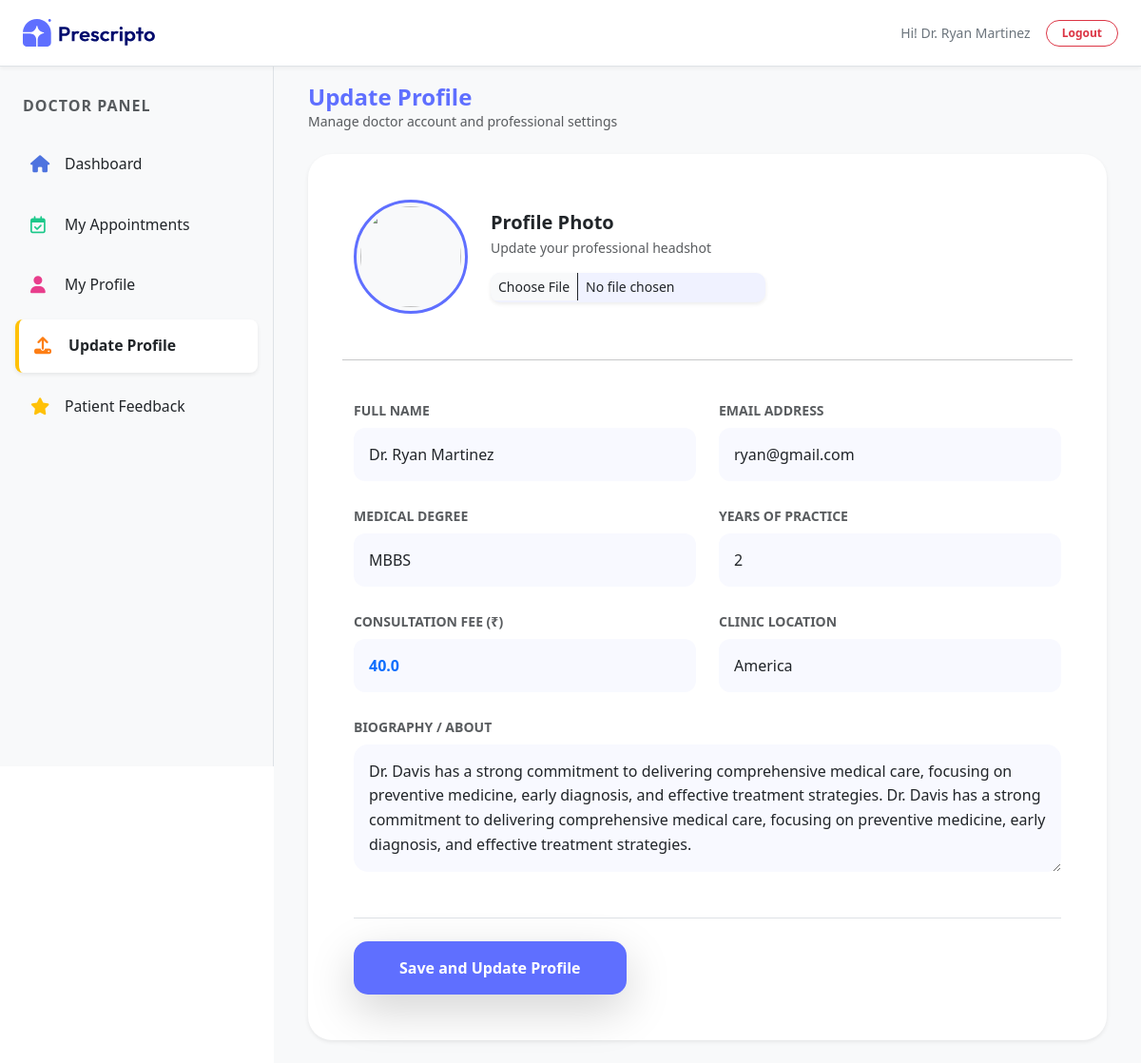
The app's page /dash_admin/edit_doctor/ (signed in) with its own data.
### appointment/models.py (models this page shows, shortened)
class Doctor(models.Model):
    image = CloudinaryField('image', folder='doctor_image')
    name = models.CharField(max_length=100)
    email = models.EmailField()
    username = models.CharField(max_length=255, unique=True)
    password = models.CharField(max_length=100)
    experience = models.IntegerField()
    fees = models.FloatField()
    category = models.ForeignKey(Category, on_delete=models.CASCADE)
    degree = models.CharField(max_length=50)
    about = models.TextField()
    address = models.TextField()
    available = models.BooleanField(default=True)

### appointment/views.py (the view, shortened to what this page needs)
# urls.py: path('dash_admin/edit_doctor/', views.edit_doctor, name='edit_doctor'),
def edit_doctor(request):
    doctor_id = request.session.get('doctor_id')
    if not doctor_id:
        return redirect('dash_login')
    doctor = Doctor.objects.get(id=doctor_id)
    return render(request, "dashboard/edit_doctor.html", {
        "doctor": doctor,
        "action": "edit_doctor",
        "role": "doctor",
    })

### templates/dashboard/edit_doctor.html (shortened to what this page needs)
{% extends "dashboard/layout.html" %}
{% load static %}
{% block contant %}
    <section class="flex-grow p-4 bg-light w-100 overflow-hidden"
         style="margin-top: 64px; margin-left: 18rem; min-height: 100vh; overflow-x: hidden;">
        <div class="container-fluid">
            <div class="d-flex align-items-center justify-content-between mb-4" data-aos="fade-down">
                <div>
                    <h4 class="fw-bold mb-0" style="color: rgb(95 111 255);">Update Profile</h4>
                    <p class="text-muted small mb-0">Manage doctor account and professional settings</p>
                </div>
            </div>
            <div class="card border-0 shadow-sm" style="border-radius: 25px; background: white;" data-aos="fade-up">
                <form action="" method="POST" enctype="multipart/form-data" class="card-body p-4 p-md-5">
                    <div class="row g-4">
                        <div class="col-12 mb-4">
                            <div class="d-flex align-items-center gap-4 flex-wrap">
                                <div class="position-relative">
                                    <div class="bg-light rounded-circle p-1" style="width: 120px; height: 120px; border: 3px solid #5f6fff;">
                                        <img src="{{ doctor.image.url }}"
                                            class="rounded-circle w-100 h-100"
                                            style="object-fit: cover;">
                                    </div>
                                </div>
                                <div>
                                    <h5 class="fw-bold mb-1">Profile Photo</h5>
                                    <p class="text-muted small mb-3">Update your professional headshot</p>
                                    <input type="file" name="image" class="form-control form-control-sm border-0 shadow-sm"
                                        style="background: #f0f2ff; border-radius: 10px; max-width: 300px;">
                                </div>
                            </div>
                        </div>
                        <hr class="opacity-25">
                        <div class="col-md-6" data-aos="fade-right">
                            <label class="form-label small fw-bold text-muted text-uppercase mb-2">Full Name</label>
                            <input type="text" name="name" class="form-control border-0 p-3 shadow-none"
                                style="border-radius: 12px; background: #f8f9ff; font-weight: 500;"
                                value="{{ doctor.name }}" required>
                        </div>
                        <div class="col-md-6" data-aos="fade-left">
                            <label class="form-label small fw-bold text-muted text-uppercase mb-2">Email Address</label>
                            <input type="email" name="email" class="form-control border-0 p-3 shadow-none"
                                style="border-radius: 12px; background: #f8f9ff; font-weight: 500;"
                                value="{{ doctor.email }}" required>
                        </div>
                        <div class="col-md-6" data-aos="fade-right">
                            <label class="form-label small fw-bold text-muted text-uppercase mb-2">Medical Degree</label>
                            <input type="text" name="degree" class="form-control border-0 p-3 shadow-none"
                                style="border-radius: 12px; background: #f8f9ff; font-weight: 500;"
                                value="{{ doctor.degree }}">
                        </div>
                        <div class="col-md-6" data-aos="fade-left">
                            <label class="form-label small fw-bold text-muted text-uppercase mb-2">Years of Practice</label>
                            <input type="text" name="experience" class="form-control border-0 p-3 shadow-none"
                                style="border-radius: 12px; background: #f8f9ff; font-weight: 500;"
                                value="{{ doctor.experience }}">
                        </div>
                        <div class="col-md-6" data-aos="fade-right">
                            <label class="form-label small fw-bold text-muted text-uppercase mb-2">Consultation Fee (₹)</label>
                            <input type="number" name="fees" class="form-control border-0 p-3 shadow-none fw-bold text-primary"
                                style="border-radius: 12px; background: #f8f9ff;"
                                value="{{ doctor.fees }}">
                        </div>
                        <div class="col-md-6" data-aos="fade-left">
                            <label class="form-label small fw-bold text-muted text-uppercase mb-2">Clinic Location</label>
                            <input type="text" name="address" class="form-control border-0 p-3 shadow-none"
                                style="border-radius: 12px; background: #f8f9ff; font-weight: 500;"
                                value="{{ doctor.address }}">
                        </div>
                        <div class="col-12" data-aos="fade-up">
                            <label class="form-label small fw-bold text-muted text-uppercase mb-2">Biography / About</label>
                            <textarea name="about" class="form-control border-0 p-3 shadow-none"
                                    style="border-radius: 15px; background: #f8f9ff; line-height: 1.6;"
                                    rows="4">{{ doctor.about }}</textarea>
                        </div>
                    </div>
                    <div class="mt-5 pt-4 border-top">
                        <button type="submit" class="btn text-white px-5 py-3 fw-bold shadow-lg"
                                style="background: #5f6fff; border-radius: 15px; border: none; transition: 0.4s;"
                                onmouseover="this.style.backgroundColor='#4a59e0'; this.style.transform='translateY(-3px)';"
                                onmouseout="this.style.backgroundColor='#5f6fff'; this.style.transform='translateY(0px)';" >
                            Save and Update Profile
                        </button>
                    </div>
                </form>
            </div>
        </div>
    </section>
{% endblock %}

### templates/dashboard/layout.html (shortened to what this page needs)
<!DOCTYPE html>
<html lang="en">
<head>
    <link href="https://cdn.jsdelivr.net/npm/bootstrap@5.3.3/dist/css/bootstrap.min.css" rel="stylesheet" />
    <link href="https://cdnjs.cloudflare.com/ajax/libs/font-awesome/5.15.3/css/all.min.css" rel="stylesheet" />
    <link rel="stylesheet" href="https://cdnjs.cloudflare.com/ajax/libs/font-awesome/6.7.2/css/all.min.css" />
    <link href="https://unpkg.com/aos@2.3.4/dist/aos.css" rel="stylesheet">
</head>
    {% load static %}
    <body>
        <header class="d-flex justify-content-between align-items-center border-bottom bg-white px-4"
                style="height: 70px; position: fixed; top: 0; width: 100%; z-index: 1050; box-shadow: 0 2px 4px rgba(0,0,0,0.05);">
            <div class="d-flex align-items-center">
                <a href="{% url 'dash_admin' %}">
                    <img src="{% static 'assets/assets_frontend/logo.svg' %}" alt="Logo" style="width: 140px;">
                </a>
            </div>
            <div class="d-flex align-items-center gap-3 text-secondary small">
                {% if role == 'admin' %}
                    <span class="text-capitalize fw-medium">Hi! {{ request.session.username }}</span>
                {% else %}
                    <span class="fw-medium">Hi! {{ doctor.name }}</span>
                {% endif %}
                <a href="{% url 'dash_logout' %}" class="btn btn-outline-danger btn-sm rounded-pill px-3 py-1 fw-bold" style="font-size: 12px;">Logout</a>
            </div>
        </header>
        <main class="d-flex" style="min-height: calc(100vh - 64px);">
            {% if role == 'doctor' %}
                <nav id="sidebar" class="border-end bg-light p-3"
                    style="width: 18rem; height: calc(100vh - 64px); position: fixed; top: 70px; left: 0; z-index: 1000; overflow-y: auto;">
                    <div class="mb-4 ps-2 pt-3">
                        <h6 class="text-uppercase text-muted fw-bold" style="letter-spacing: 1px; font-size: 1rem;">Doctor Panel</h6>
                    </div>
                    <a href="{% url 'doctor_dashboard' %}" class="nav-link d-flex align-items-center gap-3 p-3 rounded-3 mb-2 {% if action == 'doctor' %}bg-white shadow-sm border-start border-4 border-primary fw-bold{% else %}text-dark{% endif %}"
                    style="transition: 0.3s; font-size: 18px; text-decoration: none;">
                        <i class="fa-solid fa-house" style="color: #4e73df; width: 20px;"></i> <span class="small">Dashboard</span>
                    </a>
                    <a href="{% url 'doctor_appointments' %}" class="nav-link d-flex align-items-center gap-3 p-3 rounded-3 mb-2 {% if action == 'doctor_appointments' %}bg-white shadow-sm border-start border-4 border-success fw-bold{% else %}text-dark{% endif %}"
                    style="transition: 0.3s; font-size: 18px; text-decoration: none;">
                        <i class="fa-regular fa-calendar-check" style="color: #1cc88a; width: 20px;"></i> <span class="small">My Appointments</span>
                    </a>
                    <a href="{% url 'doctor_profile' %}" class="nav-link d-flex align-items-center gap-3 p-3 rounded-3 mb-2 {% if action == 'profile' %}bg-white shadow-sm border-start border-4 border-info fw-bold{% else %}text-dark{% endif %}"
                    style="transition: 0.3s; font-size: 18px; text-decoration: none;">
                        <i class="fa-solid fa-user" style="color: #e83e8c; width: 20px;"></i> <span class="small">My Profile</span>
                    </a>
                    <a href="{% url 'edit_doctor' %}" class="nav-link d-flex align-items-center gap-3 p-3 rounded-3 mb-2 {% if action == 'edit_doctor' %}bg-white shadow-sm border-start border-4 border-warning fw-bold{% else %}text-dark{% endif %}"
                    style="transition: 0.3s; font-size: 18px; text-decoration: none;">
                        <i class="fa-solid fa-upload" style="color: #fd7e14; width: 20px;"></i> <span class="small">Update Profile</span>
                    </a>
                    <a href="{% url 'doctor_feedback' %}" class="nav-link d-flex align-items-center gap-3 p-3 rounded-3 mb-2 {% if action == 'feedback' %}bg-white shadow-sm border-start border-4 border-danger fw-bold{% else %}text-dark{% endif %}"
                    style="transition: 0.3s; font-size: 18px; text-decoration: none;">
                        <i class="fa-solid fa-star" style="color: #ffc107; width: 20px;"></i> <span class="small">Patient Feedback</span>
                    </a>
                </nav>
            {% endif %}
            {% block contant %}
            {% endblock %}
        </main>
    </body>
</html>

### records on screen
Doctor: name "Dr. Ryan Martinez", email "ryan@gmail.com", degree "MBBS", experience "2", fees "40.0", address "America", about "Dr. Davis has a strong commitment to delivering comprehensive medical care, focusing on preventive medicine, early diagnosis, and effective treatment strategies. Dr. Davis has a strong commitment to delivering comprehensive medical care, focusing on preventive medicine, early diagnosis, and effective treatment strategies."
